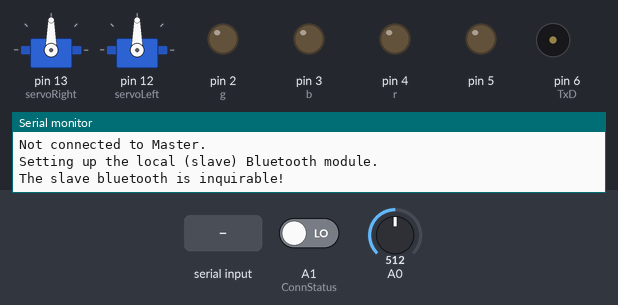
The sketch below on a simulated Arduino Uno, built with avr-gcc and run on an emulated ATmega328P. Parts: 2 × servo, output pins drawn as LEDs (lit = HIGH), buzzer (waves = sounding), the last lines printed to the serial monitor. Inputs (shaded band) come from the test bench; at power-on: A0 = 512, A1 (ConnStatus) LOW.

Above: at 6.2 s.
6.3 s: "L" received over the second serial link
At 7.6 s:
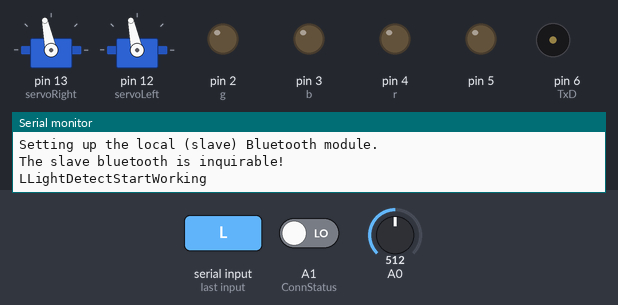
9.3 s: "u" received over the second serial link
12.3 s: "b" received over the second serial link
At 12.9 s:
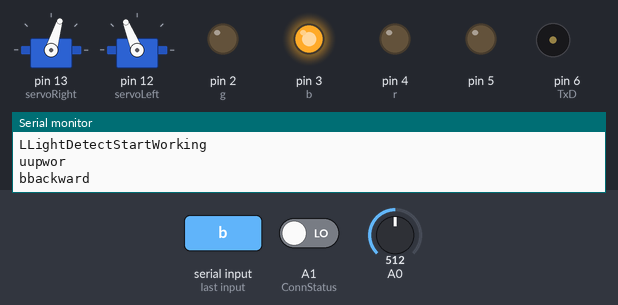
14.1 s: "s" received over the second serial link
At 14.5 s:
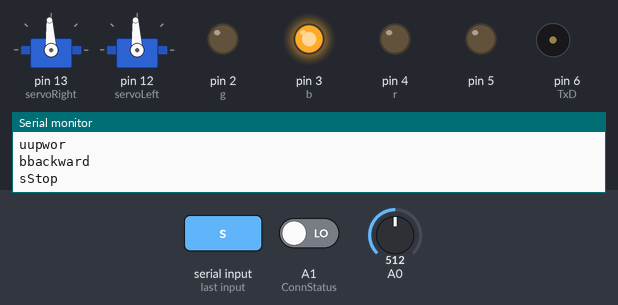
17.1 s: "u" received over the second serial link
At 18.0 s:
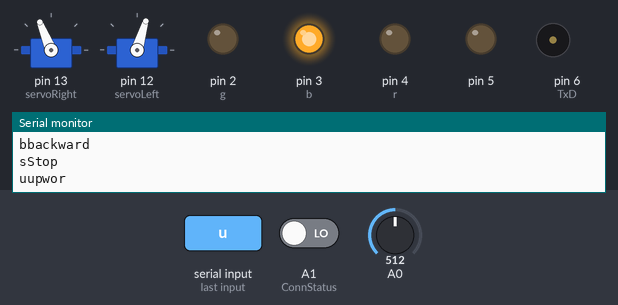
Timing chart, 0 to 19.6 s (numbered marks = the images above; inputs shaded):
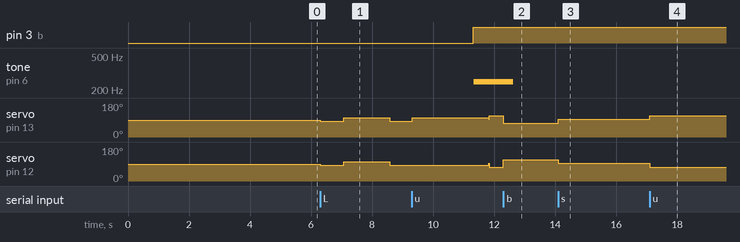

Measured:
- after the input at 6.3 s, servo on pin 13 (servoRight), servo on pin 12 (servoLeft): 90° → 83° at once, → 102° 0.76 s later, → 83° 1.5 s later
- after the input at 12.3 s, servo on pin 13 (servoRight): 112° → 73° at once; servo on pin 12 (servoLeft): 73° → 112° at once
- after the input at 14.1 s, servo on pin 13 (servoRight): 73° → 93° at once; servo on pin 12 (servoLeft): 112° → 93° at once
- after the input at 17.1 s, servo on pin 13 (servoRight): 93° → 112° at once; servo on pin 12 (servoLeft): 93° → 73° at once

The sketch:

Slave_ELEC1601_Student_2019_v3.ino
```cpp
//-----------------------------------------------------------------------------------------------------------//
//                                                                                                           //
//  Slave_ELEC1601_Student_2019_v3                                                                           //
//  The Instructor version of this code is identical to this version EXCEPT it also sets PIN codes           //
//  20191008 Peter Jones                                                                                     //
//                                                                                                           //
//  Bi-directional passing of serial inputs via Bluetooth                                                    //
//  Note: the void loop() contents differ from "capitalise and return" code                                  //
//                                                                                                           //
//  This version was initially based on the 2011 Steve Chang code but has been substantially revised         //
//  and heavily documented throughout.                                                                       //
//                                                                                                           //
//  20190927 Ross Hutton                                                                                     //
//  Identified that opening the Arduino IDE Serial Monitor asserts a DTR signal which resets the Arduino,    //
//  causing it to re-execute the full connection setup routine. If this reset happens on the Slave system,   //
//  re-running the setup routine appears to drop the connection. The Master is unaware of this loss and      //
//  makes no attempt to re-connect. Code has been added to check if the Bluetooth connection remains         //
//  established and, if so, the setup process is bypassed.                                                   //
//                                                                                                           //
//-----------------------------------------------------------------------------------------------------------//

#include <SoftwareSerial.h>   //Software Serial Port
#include <Servo.h>
#define RxD 7
#define TxD 6
#define ConnStatus A1

#define DEBUG_ENABLED  1

// ##################################################################################
// ### EDIT THE LINES BELOW TO MATCH YOUR SHIELD NUMBER AND CONNECTION PIN OPTION ###
// ##################################################################################

int shieldPairNumber = 16;

// CAUTION: If ConnStatusSupported = true you MUST NOT use pin A1 otherwise "random" reboots will occur
// CAUTION: If ConnStatusSupported = true you MUST set the PIO[1] switch to A1 (not NC)

boolean ConnStatusSupported = true;   // Set to "true" when digital connection status is available on Arduino pin

// #######################################################

// The following two string variable are used to simplify adaptation of code to different shield pairs

String slaveNameCmd = "\r\n+STNA=Slave";   // This is concatenated with shieldPairNumber later

SoftwareSerial blueToothSerial(RxD,TxD);
Servo servoRight;
Servo servoLeft;
int LightSet[3];
int dire=0;
int target=0;
int r=4;
int b=3;
int g=2;
int WLeft = 7;
//int WRight = 7;
int WLeftRead;
void setup()
{
    servoRight.attach(13);
    servoLeft.attach(12);
    Serial.begin(9600);
    blueToothSerial.begin(38400);                    // Set Bluetooth module to default baud rate 38400

    pinMode(RxD, INPUT);
    pinMode(TxD, OUTPUT);
    pinMode(ConnStatus, INPUT);
    pinMode(4,OUTPUT);
    pinMode(3,OUTPUT);
    pinMode(2,OUTPUT);
    pinMode(5,OUTPUT);
    pinMode(7,INPUT);

    //  Check whether Master and Slave are already connected by polling the ConnStatus pin (A1 on SeeedStudio v1 shield)
    //  This prevents running the full connection setup routine if not necessary.

    if(ConnStatusSupported) Serial.println("Checking Slave-Master connection status.");

    if(ConnStatusSupported && digitalRead(ConnStatus)==1)
    {
        Serial.println("Already connected to Master - remove USB cable if reboot of Master Bluetooth required.");
    }
    else
    {
        Serial.println("Not connected to Master.");

        setupBlueToothConnection();   // Set up the local (slave) Bluetooth module

        delay(1000);                  // Wait one second and flush the serial buffers
        Serial.flush();
        blueToothSerial.flush();
    }
}


void loop()
{
    char recvChar;

    while(1)
    {

        if(blueToothSerial.available())   // Check if there's any data sent from the remote Bluetooth shield
        {
            recvChar = blueToothSerial.read();
            Serial.print(recvChar);


            if(recvChar =='u'){
              Serial.println("upwor");
              servoRight.writeMicroseconds(1700);
              servoLeft.writeMicroseconds(1300);

            }
            if(recvChar =='b'){
              Serial.println("backward");
              servoRight.writeMicroseconds(1300);
              servoLeft.writeMicroseconds(1700);


            }
            if(recvChar == 's'){
              Serial.println("Stop");
              servoRight.writeMicroseconds(1500);
              servoLeft.writeMicroseconds(1500);

            }
            if(recvChar == 'L'){
              Serial.println("LightDetectStartWorking");
              RecordFront();
              RecordRight();
              RecordLeft();
              getHighest();
              turning();

              idle();
            }

        }

        if(Serial.available())            // Check if there's any data sent from the local serial terminal. You can add the other applications here.
        {
            recvChar  = Serial.read();
            Serial.print(recvChar);
            blueToothSerial.print(recvChar);

        }

    }
}


void setupBlueToothConnection()
{
    Serial.println("Setting up the local (slave) Bluetooth module.");

    slaveNameCmd += shieldPairNumber;
    slaveNameCmd += "\r\n";

    blueToothSerial.print("\r\n+STWMOD=0\r\n");      // Set the Bluetooth to work in slave mode
    blueToothSerial.print(slaveNameCmd);             // Set the Bluetooth name using slaveNameCmd
    blueToothSerial.print("\r\n+STAUTO=0\r\n");      // Auto-connection should be forbidden here
    blueToothSerial.print("\r\n+STOAUT=1\r\n");      // Permit paired device to connect me

    //  print() sets up a transmit/outgoing buffer for the string which is then transmitted via interrupts one character at a time.
    //  This allows the program to keep running, with the transmitting happening in the background.
    //  Serial.flush() does not empty this buffer, instead it pauses the program until all Serial.print()ing is done.
    //  This is useful if there is critical timing mixed in with Serial.print()s.
    //  To clear an "incoming" serial buffer, use while(Serial.available()){Serial.read();}

    blueToothSerial.flush();
    delay(2000);                                     // This delay is required

    blueToothSerial.print("\r\n+INQ=1\r\n");         // Make the slave Bluetooth inquirable

    blueToothSerial.flush();
    delay(2000);                                     // This delay is required

    Serial.println("The slave bluetooth is inquirable!");
}
void RecordFront(){
  LightSet[0] = analogRead(0);
  blueToothSerial.println(LightSet[0]);
  blueToothSerial.println("FrontRecordFinished");
  servoRight.writeMicroseconds(1400);//turn to right
  servoLeft.writeMicroseconds(1400);
  delay(750);
}
void RecordRight(){
  LightSet[1] = analogRead(0);
  blueToothSerial.println(LightSet[1]);
  blueToothSerial.println("RightRecordFinished");
  servoRight.writeMicroseconds(1600);//turn to left
  servoLeft.writeMicroseconds(1600);
  delay(1500);
}
void RecordLeft(){
  LightSet[2] = analogRead(0);
  blueToothSerial.println(LightSet[2]);
  blueToothSerial.println("LeftRecordFinished");
  servoRight.writeMicroseconds(1400);//turn to left
  servoLeft.writeMicroseconds(1400);
  delay(750);
}
void getHighest(){
   for (int i = 0; i < 3; i = i + 1) {//get which direc have the highest value
    if (LightSet[i] > target ) {
      target = LightSet[i];
      dire=i;
    }
  }
}
void Br(){
  if(analogRead(7)){
    blueToothSerial.println("BR");
    servoRight.writeMicroseconds(1300);
    servoLeft.writeMicroseconds(1700);
    delay(750);
    idle();
  }
}
void idle(){
  servoRight.writeMicroseconds(1500);
  servoLeft.writeMicroseconds(1500);
}
void turning(){
  if ( dire == 1){//if left have the highest value
    servoRight.writeMicroseconds(1700);//turn to left
    servoLeft.writeMicroseconds(1700);
    delay(750);
    servoLeft.writeMicroseconds(1400);
    servoRight.writeMicroseconds(1600);
    delay(2000);

    digitalWrite(r,HIGH);//red light on
    digitalWrite(g,LOW);
    digitalWrite(b,LOW);
    blueToothSerial.println("Chasing Left");
    tone(6,250,800);
    delay(500);

    tone(6,250,800);


  }
  else if(dire == 2){//if right side have highest value
    servoLeft.writeMicroseconds(1300);//turn to right
    servoRight.writeMicroseconds(1300);
    delay(750);
    servoLeft.writeMicroseconds(1400);
    servoRight.writeMicroseconds(1600);
    delay(2000);
    digitalWrite(r,LOW);
    digitalWrite(g,HIGH);//green light on
    digitalWrite(b,LOW);
    blueToothSerial.println("CHasing Right");
    tone(6,250,800);
    delay(500);
    tone(6,250,800);


  }
  else if(dire==0){//if front side have highest value
    servoLeft.writeMicroseconds(1400);
    servoRight.writeMicroseconds(1600);//
    delay(2000);
    digitalWrite(r,LOW);
    digitalWrite(b,HIGH);
    digitalWrite(g,LOW);//blue light on
    blueToothSerial.println("Chasing Front");
    tone(6,250,800);
    delay(500);
    tone(6,250,800);

}

}
```
